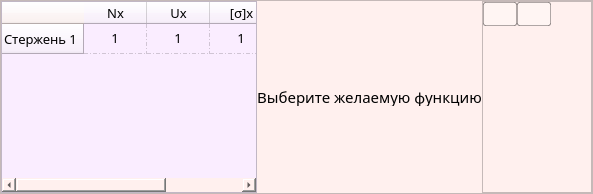
               <widget class="QFrame" name="GraphWorkFrame_2">
                <property name="styleSheet">
                 <string notr="true">background-color: rgb(255, 240, 238)
/*#FFE4E1*/
</string>
                </property>
                <property name="frameShape">
                 <enum>QFrame::StyledPanel</enum>
                </property>
                <property name="frameShadow">
                 <enum>QFrame::Raised</enum>
                </property>
                <layout class="QGridLayout" name="gridLayout_16">
                 <property name="leftMargin">
                  <number>0</number>
                 </property>
                 <property name="topMargin">
                  <number>0</number>
                 </property>
                 <property name="rightMargin">
                  <number>0</number>
                 </property>
                 <property name="bottomMargin">
                  <number>0</number>
                 </property>
                 <property name="spacing">
                  <number>0</number>
                 </property>
                 <item row="0" column="0">
                  <widget class="QWidget" name="WorkWidget_2" native="true">
                   <property name="styleSheet">
                    <string notr="true"/>
                   </property>
                   <layout class="QGridLayout" name="gridLayout_15">
                    <property name="leftMargin">
                     <number>0</number>
                    </property>
                    <property name="topMargin">
                     <number>0</number>
                    </property>
                    <property name="rightMargin">
                     <number>0</number>
                    </property>
                    <property name="bottomMargin">
                     <number>0</number>
                    </property>
                    <property name="spacing">
                     <number>0</number>
                    </property>
                    <item row="0" column="0">
                     <layout class="QGridLayout" name="gridLayout_11">
                      <property name="spacing">
                       <number>0</number>
                      </property>
                      <item row="0" column="0">
                       <widget class="QTableWidget" name="TableAnswer">
                        <property name="maximumSize">
                         <size>
                          <width>16777215</width>
                          <height>16777215</height>
                         </size>
                        </property>
                        <property name="font">
                         <font>
                          <family>Montserrat</family>
                          <pointsize>10</pointsize>
                         </font>
                        </property>
                        <property name="styleSheet">
                         <string notr="true">background-color: #FAEDFF;</string>
                        </property>
                        <property name="frameShadow">
                         <enum>QFrame::Raised</enum>
                        </property>
                        <property name="editTriggers">
                         <set>QAbstractItemView::NoEditTriggers</set>
                        </property>
                        <property name="alternatingRowColors">
                         <bool>false</bool>
                        </property>
                        <property name="showGrid">
                         <bool>true</bool>
                        </property>
                        <property name="gridStyle">
                         <enum>Qt::DashDotLine</enum>
                        </property>
                        <property name="cornerButtonEnabled">
                         <bool>false</bool>
                        </property>
                        <attribute name="horizontalHeaderMinimumSectionSize">
                         <number>60</number>
                        </attribute>
                        <attribute name="horizontalHeaderDefaultSectionSize">
                         <number>63</number>
                        </attribute>
                        <attribute name="horizontalHeaderStretchLastSection">
                         <bool>true</bool>
                        </attribute>
                        <row>
                         <property name="text">
                          <string>Стержень 1</string>
                         </property>
                         <property name="font">
                          <font>
                           <family>Montserrat</family>
                           <pointsize>10</pointsize>
                          </font>
                         </property>
                        </row>
                        <column>
                         <property name="text">
                          <string>Nx</string>
                         </property>
                         <property name="font">
                          <font>
                           <family>Montserrat</family>
                           <pointsize>10</pointsize>
                          </font>
                         </property>
                        </column>
                        <column>
                         <property name="text">
                          <string>Ux</string>
                         </property>
                         <property name="font">
                          <font>
                           <family>Montserrat</family>
                           <pointsize>10</pointsize>
                          </font>
                         </property>
                        </column>
                        <column>
                         <property name="text">
                          <string>[σ]x</string>
                         </property>
                         <property name="font">
                          <font>
                           <family>Montserrat</family>
                           <pointsize>10</pointsize>
                          </font>
                         </property>
                        </column>
                        <item row="0" column="0">
                         <property name="text">
                          <string>1</string>
                         </property>
                         <property name="font">
                          <font>
                           <pointsize>10</pointsize>
                          </font>
                         </property>
                         <property name="textAlignment">
                          <set>AlignCenter</set>
                         </property>
                        </item>
                        <item row="0" column="1">
                         <property name="text">
                          <string>1</string>
                         </property>
                         <property name="font">
                          <font>
                           <pointsize>10</pointsize>
                          </font>
                         </property>
                         <property name="textAlignment">
                          <set>AlignCenter</set>
                         </property>
                        </item>
                        <item row="0" column="2">
                         <property name="text">
                          <string>1</string>
                         </property>
                         <property name="font">
                          <font>
                           <pointsize>10</pointsize>
                          </font>
                         </property>
                         <property name="textAlignment">
                          <set>AlignCenter</set>
                         </property>
                        </item>
                       </widget>
                      </item>
                      <item row="0" column="1">
                       <widget class="QLabel" name="WelcomeLabel">
                        <property name="maximumSize">
                         <size>
                          <width>16777215</width>
                          <height>19</height>
                         </size>
                        </property>
                        <property name="font">
                         <font>
                          <family>Montserrat</family>
                          <pointsize>11</pointsize>
                         </font>
                        </property>
                        <property name="text">
                         <string>Выберите желаемую функцию</string>
                        </property>
                        <property name="alignment">
                         <set>Qt::AlignCenter</set>
                        </property>
                       </widget>
                      </item>
                      <item row="0" column="2">
                       <widget class="QFrame" name="GraphWidget_2">
                        <property name="frameShape">
                         <enum>QFrame::StyledPanel</enum>
                        </property>
                        <property name="frameShadow">
                         <enum>QFrame::Raised</enum>
                        </property>
                        <layout class="QGridLayout" name="gridLayout_13">
                         <property name="leftMargin">
                          <number>0</number>
                         </property>
                         <property name="topMargin">
                          <number>0</number>
                         </property>
                         <property name="rightMargin">
                          <number>0</number>
                         </property>
                         <property name="bottomMargin">
                          <number>0</number>
                         </property>
                         <property name="horizontalSpacing">
                          <number>0</number>
                         </property>
                         <item row="0" column="0">
                          <layout class="QVBoxLayout" name="verticalLayout_5">
                           <item>
                            <layout class="QHBoxLayout" name="horizontalLayout_8">
                             <item>
                              <layout class="QHBoxLayout" name="horizontalLayout_7">
                               <item>
                                <widget class="QPushButton" name="BtnVisibleLabels_2">
                                 <property name="minimumSize">
                                  <size>
                                   <width>24</width>
                                   <height>24</height>
                                  </size>
                                 </property>
                                 <property name="statusTip">
                                  <string>Отобразить подписи на рисунке</string>
                                 </property>
                                 <property name="styleSheet">
                                  <string notr="true">QPushButton {
background-color: rgba(255, 255, 255, 80);
image: None;
border: 1px solid rgba(0, 0, 0, 80);
border-radius: 2px;
}

QPushButton:hover {
background-color: rgba(245, 245, 245, 180);
}

QPushButton:pressed {
background-color: rgba(255, 255, 255, 245);
}
</string>
                                 </property>
                                 <property name="text">
                                  <string/>
                                 </property>
                                 <property name="icon">
                                  <iconset resource="res-rc.qrc">
                                   <normaloff>:/icon/icons/visibility_off.svg</normaloff>:/icon/icons/visibility_off.svg</iconset>
                                 </property>
                                </widget>
                               </item>
                               <item>
                                <widget class="QPushButton" name="BtnFullscreenImage_2">
                                 <property name="minimumSize">
                                  <size>
                                   <width>24</width>
                                   <height>24</height>
                                  </size>
                                 </property>
                                 <property name="statusTip">
                                  <string>Открыть рисунок на полный экран</string>
                                 </property>
                                 <property name="styleSheet">
                                  <string notr="true">QPushButton {
background-color: rgba(255, 255, 255, 80);
image: None;
border: 1px solid rgba(0, 0, 0, 80);
border-radius: 2px;
}

QPushButton:hover {
background-color: rgba(245, 245, 245, 180);
}

QPushButton:pressed {
background-color: rgba(255, 255, 255, 245);
}
</string>
                                 </property>
                                 <property name="text">
                                  <string/>
                                 </property>
                                 <property name="icon">
                                  <iconset resource="res-rc.qrc">
                                   <normaloff>:/icon/icons/fullscreen.svg</normaloff>:/icon/icons/fullscreen.svg</iconset>
                                 </property>
                                </widget>
                               </item>
                              </layout>
                             </item>
                             <item>
                              <spacer name="horizontalSpacer_2">
                               <property name="orientation">
                                <enum>Qt::Horizontal</enum>
                               </property>
                               <property name="sizeHint" stdset="0">
                                <size>
                                 <width>40</width>
                                 <height>20</height>
                                </size>
                               </property>
                              </spacer>
                             </item>
                            </layout>
                           </item>
                           <item>
                            <spacer name="verticalSpacer_3">
                             <property name="orientation">
                              <enum>Qt::Vertical</enum>
                             </property>
                             <property name="sizeHint" stdset="0">
                              <size>
                               <width>20</width>
                               <height>40</height>
                              </size>
                             </property>
                            </spacer>
                           </item>
                          </layout>
                         </item>
                        </layout>
                       </widget>
                      </item>
                     </layout>
                    </item>
                   </layout>
                  </widget>
                 </item>
                </layout>
               </widget>
